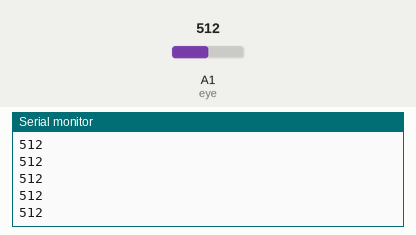
Simulated run of this sketch. Board: Arduino Uno, built with avr-gcc and run on an emulated ATmega328P. Parts: the last lines printed to the serial monitor. The inputs (shaded band) are chosen by the test bench; at power-on: A1 (eye) = 512.

Above: at 1.2 s.
1.3 s: A1 (eye) set to 716
At 1.56 s:
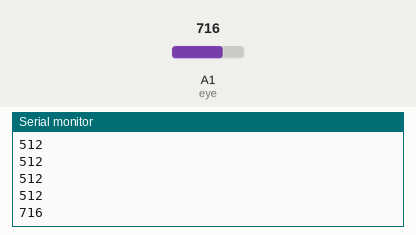
2.8 s: A1 (eye) set to 900
At 2.96 s:
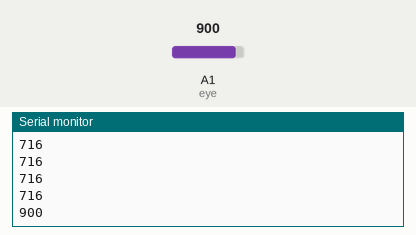
Timing chart, 0 to 5.8 s (numbered marks = the images above; inputs shaded):
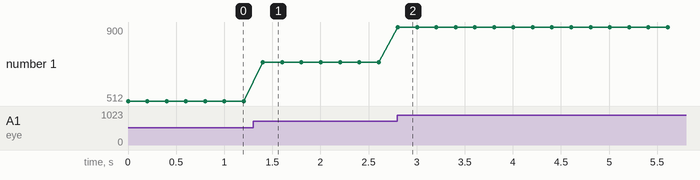

The sketch:

eye_blink.ino
```cpp
#define eye A1
void setup() {
  // put your setup code here, to run once:
//pinMode(eye, INPUT);
Serial.begin(9600);
}

void loop() {
  // put your main code here, to run repeatedly:
A();
}

void A(){
  int eyeValue = analogRead(eye);
  Serial.println(eyeValue);
  delay(200);
}
```

Measured:
- after the input at 1.3 s, the serial monitor: prints a new line after 0.10 s (image 1)
- after the input at 2.8 s, the serial monitor: prints a new line at once (image 2)
- plotted number 1: 512 → 716 after the input at 1.3 s, 716 → 900 after the input at 2.8 s
